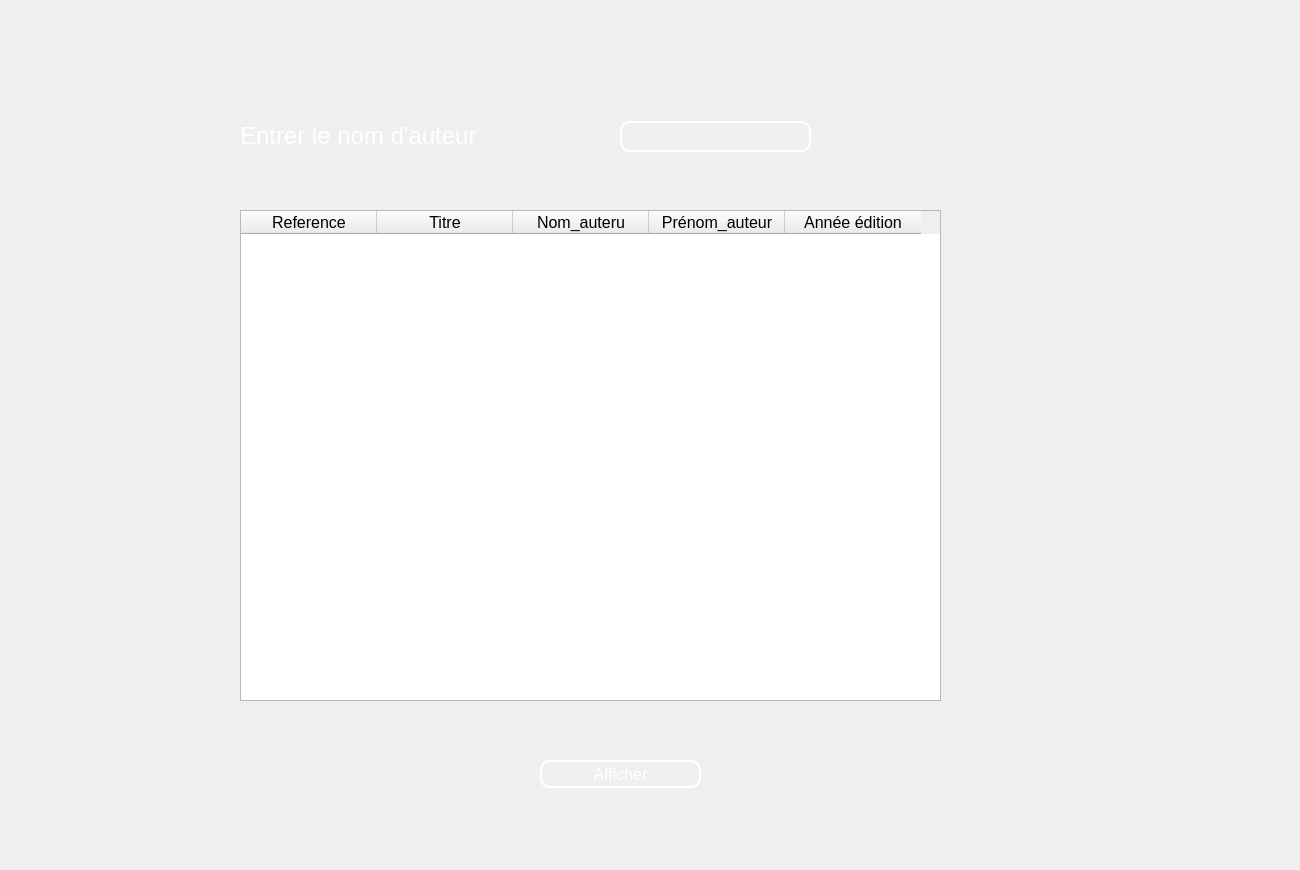
<?xml version="1.0" encoding="UTF-8"?>
<ui version="4.0">
 <class>affichage_livre_auteur</class>
 <widget class="QWidget" name="affichage_livre_auteur">
  <property name="geometry">
   <rect>
    <x>0</x>
    <y>0</y>
    <width>1300</width>
    <height>870</height>
   </rect>
  </property>
  <property name="windowTitle">
   <string>Form</string>
  </property>
  <widget class="QLabel" name="label">
   <property name="geometry">
    <rect>
     <x>0</x>
     <y>0</y>
     <width>1300</width>
     <height>870</height>
    </rect>
   </property>
   <property name="text">
    <string/>
   </property>
   <property name="pixmap">
    <pixmap resource="ressources.qrc">:/ressources/23.jpg</pixmap>
   </property>
   <property name="scaledContents">
    <bool>true</bool>
   </property>
  </widget>
  <widget class="QTableWidget" name="tableWidget">
   <property name="geometry">
    <rect>
     <x>240</x>
     <y>210</y>
     <width>701</width>
     <height>491</height>
    </rect>
   </property>
   <property name="font">
    <font>
     <pointsize>12</pointsize>
    </font>
   </property>
   <property name="styleSheet">
    <string notr="true"/>
   </property>
   <attribute name="horizontalHeaderDefaultSectionSize">
    <number>136</number>
   </attribute>
   <column>
    <property name="text">
     <string>Reference</string>
    </property>
   </column>
   <column>
    <property name="text">
     <string>Titre</string>
    </property>
   </column>
   <column>
    <property name="text">
     <string>Nom_auteru</string>
    </property>
   </column>
   <column>
    <property name="text">
     <string>Prénom_auteur</string>
    </property>
   </column>
   <column>
    <property name="text">
     <string>Année édition</string>
    </property>
   </column>
  </widget>
  <widget class="QLabel" name="label_2">
   <property name="geometry">
    <rect>
     <x>240</x>
     <y>120</y>
     <width>351</width>
     <height>31</height>
    </rect>
   </property>
   <property name="font">
    <font>
     <pointsize>18</pointsize>
    </font>
   </property>
   <property name="styleSheet">
    <string notr="true">background:transparent;
color: rgb(255, 255, 255);

border-radius:10px</string>
   </property>
   <property name="text">
    <string>Entrer le nom d'auteur</string>
   </property>
  </widget>
  <widget class="QLineEdit" name="lineEdit">
   <property name="geometry">
    <rect>
     <x>620</x>
     <y>121</y>
     <width>191</width>
     <height>31</height>
    </rect>
   </property>
   <property name="font">
    <font>
     <pointsize>12</pointsize>
    </font>
   </property>
   <property name="styleSheet">
    <string notr="true">background:transparent;
color: rgb(255, 255, 255);
border:2px solid white;
border-radius:10px</string>
   </property>
  </widget>
  <widget class="QPushButton" name="pushButton">
   <property name="geometry">
    <rect>
     <x>540</x>
     <y>760</y>
     <width>161</width>
     <height>28</height>
    </rect>
   </property>
   <property name="font">
    <font>
     <pointsize>12</pointsize>
    </font>
   </property>
   <property name="styleSheet">
    <string notr="true">
color: rgb(255, 255, 255);
border:2px solid white;
border-radius:10px</string>
   </property>
   <property name="text">
    <string>Afficher</string>
   </property>
  </widget>
 </widget>
 <resources>
  <include location="ressources.qrc"/>
 </resources>
 <connections/>
</ui>
